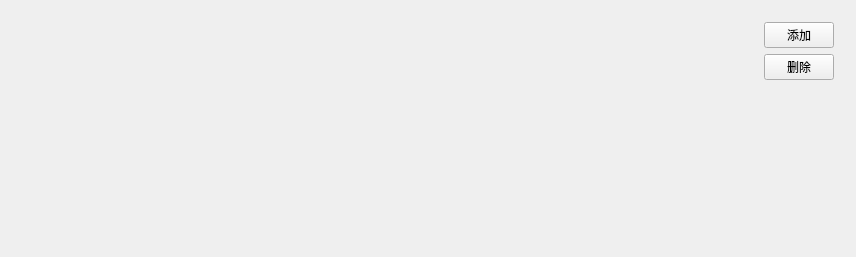
<?xml version="1.0" encoding="UTF-8"?>
<ui version="4.0">
 <class>ConditionModifierClass</class>
 <widget class="QWidget" name="ConditionModifierClass">
  <property name="geometry">
   <rect>
    <x>0</x>
    <y>0</y>
    <width>856</width>
    <height>257</height>
   </rect>
  </property>
  <property name="windowTitle">
   <string>ConditionModifier</string>
  </property>
  <layout class="QVBoxLayout" name="main_layout">
   <item>
    <widget class="QWidget" name="widget" native="true">
     <layout class="QHBoxLayout" name="horizontalLayout">
      <item>
       <widget class="QWidget" name="button_group_container" native="true"/>
      </item>
      <item>
       <layout class="QVBoxLayout" name="verticalLayout">
        <item>
         <widget class="QPushButton" name="add_button">
          <property name="maximumSize">
           <size>
            <width>70</width>
            <height>1000</height>
           </size>
          </property>
          <property name="text">
           <string>添加</string>
          </property>
         </widget>
        </item>
        <item>
         <widget class="QPushButton" name="delete_button">
          <property name="maximumSize">
           <size>
            <width>70</width>
            <height>16777215</height>
           </size>
          </property>
          <property name="text">
           <string>删除</string>
          </property>
         </widget>
        </item>
        <item>
         <spacer name="verticalSpacer">
          <property name="orientation">
           <enum>Qt::Vertical</enum>
          </property>
          <property name="sizeType">
           <enum>QSizePolicy::Expanding</enum>
          </property>
          <property name="sizeHint" stdset="0">
           <size>
            <width>20</width>
            <height>40</height>
           </size>
          </property>
         </spacer>
        </item>
       </layout>
      </item>
     </layout>
    </widget>
   </item>
  </layout>
 </widget>
 <layoutdefault spacing="6" margin="11"/>
 <resources>
  <include location="ConditionModifier.qrc"/>
 </resources>
 <connections/>
</ui>
